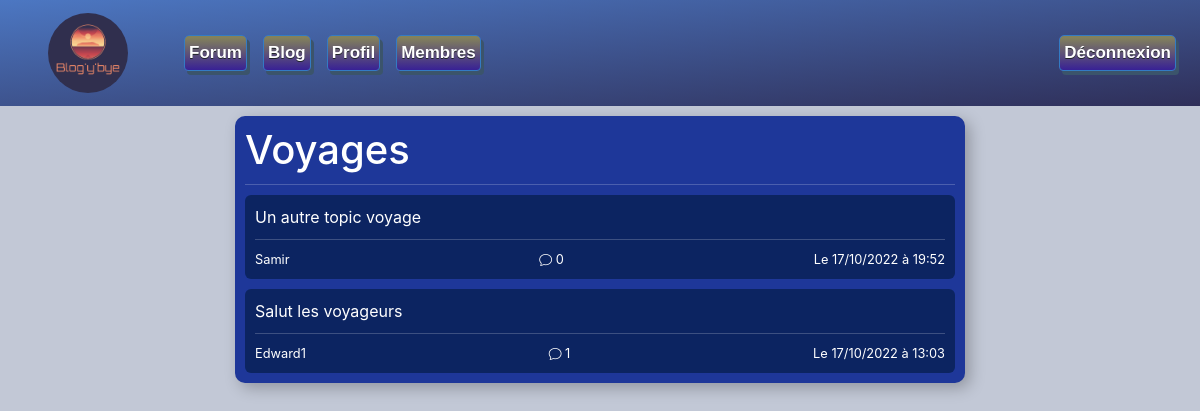
The app's page /views/_forum/liste-topics.php?id=1 (signed in) with its own data.
### tables this page shows
CREATE TABLE IF NOT EXISTS `forum` (
  `id` int(11) NOT NULL AUTO_INCREMENT,
  `titre` varchar(50) NOT NULL,
  `libelle` varchar(50) NOT NULL,
  `date_creation` datetime NOT NULL,
  `ordre` int(255) NOT NULL,
  PRIMARY KEY (`id`)
);

CREATE TABLE IF NOT EXISTS `topic` (
  `id` int(255) NOT NULL AUTO_INCREMENT,
  `id_forum` int(255) NOT NULL,
  `titre` varchar(50) NOT NULL,
  `contenu` longtext NOT NULL,
  `date_creation` datetime NOT NULL,
  `date_modification` datetime NOT NULL,
  `id_utilisateur` int(255) NOT NULL,
  `statut` int(1) NOT NULL DEFAULT '0',
  PRIMARY KEY (`id`)
);

CREATE TABLE IF NOT EXISTS `utilisateur` (
  `id` int(255) NOT NULL AUTO_INCREMENT,
  `pseudo` varchar(50) NOT NULL,
  `mail` varchar(255) NOT NULL,
  `mdp` text NOT NULL,
  `date_creation` datetime NOT NULL,
  `date_connexion` datetime NOT NULL,
  `role` int(1) NOT NULL DEFAULT '0',
  `avatar` varchar(255) DEFAULT NULL,
  PRIMARY KEY (`id`)
);

### views/_forum/liste-topics.php (the view, shortened to what this page needs)
<?php
	require_once('../../include.php');
	$get_id_forum = (int) $_GET['id'];
	$req = $DB->prepare("SELECT *
		FROM forum
		WHERE id = ?");
	$req->execute([$get_id_forum]);
	$req_forum = $req->fetch();
	$req = $DB->prepare("SELECT T.*, U.pseudo
		FROM topic T
		INNER JOIN utilisateur U ON U.id = T.id_utilisateur
		WHERE T.id_forum = ?
		ORDER BY T.date_creation DESC");
	$req->execute([$get_id_forum]);
	$req_liste_topics = $req->fetchAll();
?>
<!doctype html>
<html lang="fr">
	<head>
		<?php
			require_once('../../components/header/head.php');
		?>
	</head>
	<body>
		<?php
			require_once('../../components/menu/navbar.php');
		?>
		<div class="container">
			<div class="row">
				<div class="col-2"></div>
				<div class="col-8">
					<div class="list__topic__body">
						<h1 class="list__topic__h1"><?= $req_forum['titre'] ?></h1>
						<?php
							foreach($req_liste_topics as $rlt){
								$req = $DB->prepare("SELECT COUNT(id) AS NbCommentaire
									FROM topic_commentaire
									WHERE id_topic = ?");
								$req->execute([$rlt['id']]);
								$req_nb_commentaire = $req->fetch();
								$nb_commentaire = $req_nb_commentaire['NbCommentaire'];
						?>
						<a href="topic.php?id=<?= $rlt['id'] ?>" class="list__topic__link">
							<div class="list__topic__sujet">
								<div><?= $rlt['titre'] ?></div>
								<div class="list__topic__footer">
									<div><?= $rlt['pseudo'] ?></div>
									<div><i class="bi bi-chat"></i> <?= $nb_commentaire ?></div>
									<div>Le <?= date_format(date_create($rlt['date_creation']), 'd/m/Y à H:i') ?></div>
								</div>
							</div>
							</a>
						<?php
							}
						?>
					</div>
				</div>
			</div>
		</div>
	</body>
</html>

### assets/css/new-style.css (style rules this page uses)
body { background: #c2c8d6 !important; }
p ,h1, div, .button-custom { color: white !important; }
body { background: #0c2461; color: white; }
.list__topic__link { color: white; text-decoration: none; }
.list__topic__body { background: #1e3799; margin: 10px 0; padding: 10px; border-radius: 10px; box-shadow: 5px 5px 15px rgba(0, 0, 0, 0.25); }
.list__topic__h1 { margin-bottom: 0; padding-bottom: 10px; border-bottom: 1px solid rgba(255, 255, 255, 0.2); }
.list__topic__sujet { background: #0c2461; border-radius: 6px; margin-top: 10px; padding: 10px; }
.list__topic__footer { display: flex; justify-content: space-between; flex-wrap: wrap; font-size: 0.8rem; padding-top: 10px; margin-top: 10px; border-top: 1px solid rgba(255, 255, 255, 0.2); }

### records on screen
forum: titre "Voyages"
topic: titre "Un autre topic voyage", id_utilisateur.pseudo "Samir", nb_commentaire "0", date_creation "17/10/2022 à 19:52"
topic: titre "Salut les voyageurs", id_utilisateur.pseudo "Edward1", nb_commentaire "1", date_creation "17/10/2022 à 13:03"
